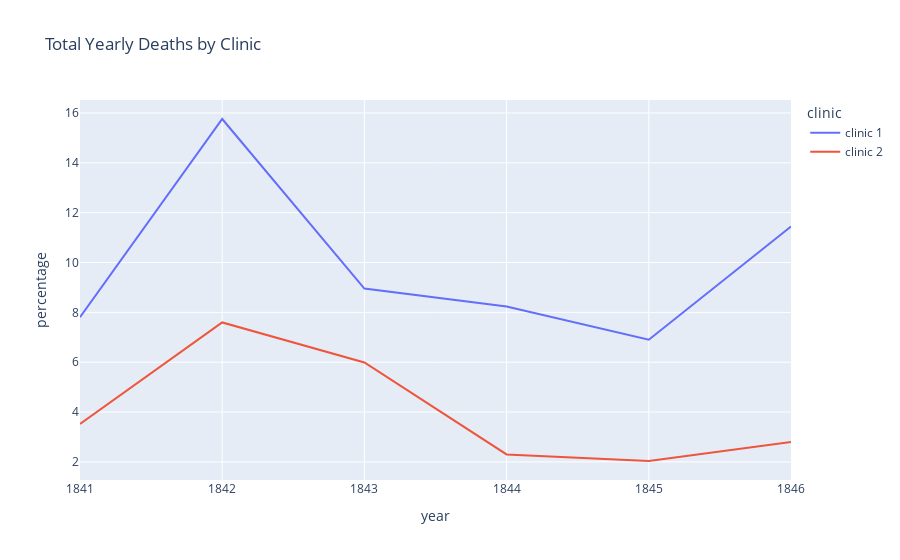

This figure's notebook cell:
### Markdown cell above
### Plotting the Proportion of Yearly Deaths by Clinic

### Code cell
line = px.line(df_yearly, 
               x='year', 
               y='percentage',
               color='clinic',
               title='Total Yearly Deaths by Clinic')
 
line.show()

### Figure 1 — Plotly figure (JSON) as saved in the notebook; plotly's stock layout.template omitted (floating-point values rounded to 4 significant figures)
{"data": [{"hovertemplate": "clinic=clinic 1<br>year=%{x}<br>percentage=%{y}<extra></extra>", "legendgroup": "clinic 1", "line": {"color": "#636efa", "dash": "solid"}, "marker": {"symbol": "circle"}, "mode": "lines", "name": "clinic 1", "orientation": "v", "showlegend": true, "type": "scatter", "x": [1841, 1842, 1843, 1844, 1845, 1846], "xaxis": "x", "y": [7.806, 15.76, 8.954, 8.236, 6.901, 11.45], "yaxis": "y"}, {"hovertemplate": "clinic=clinic 2<br>year=%{x}<br>percentage=%{y}<extra></extra>", "legendgroup": "clinic 2", "line": {"color": "#EF553B", "dash": "solid"}, "marker": {"symbol": "circle"}, "mode": "lines", "name": "clinic 2", "orientation": "v", "showlegend": true, "type": "scatter", "x": [1841, 1842, 1843, 1844, 1845, 1846], "xaxis": "x", "y": [3.522, 7.597, 5.988, 2.3, 2.036, 2.797], "yaxis": "y"}], "layout": {"legend": {"title": {"text": "clinic"}, "tracegroupgap": 0}, "title": {"text": "Total Yearly Deaths by Clinic"}, "xaxis": {"anchor": "y", "domain": [0, 1], "title": {"text": "year"}}, "yaxis": {"anchor": "x", "domain": [0, 1], "title": {"text": "percentage"}}}}
